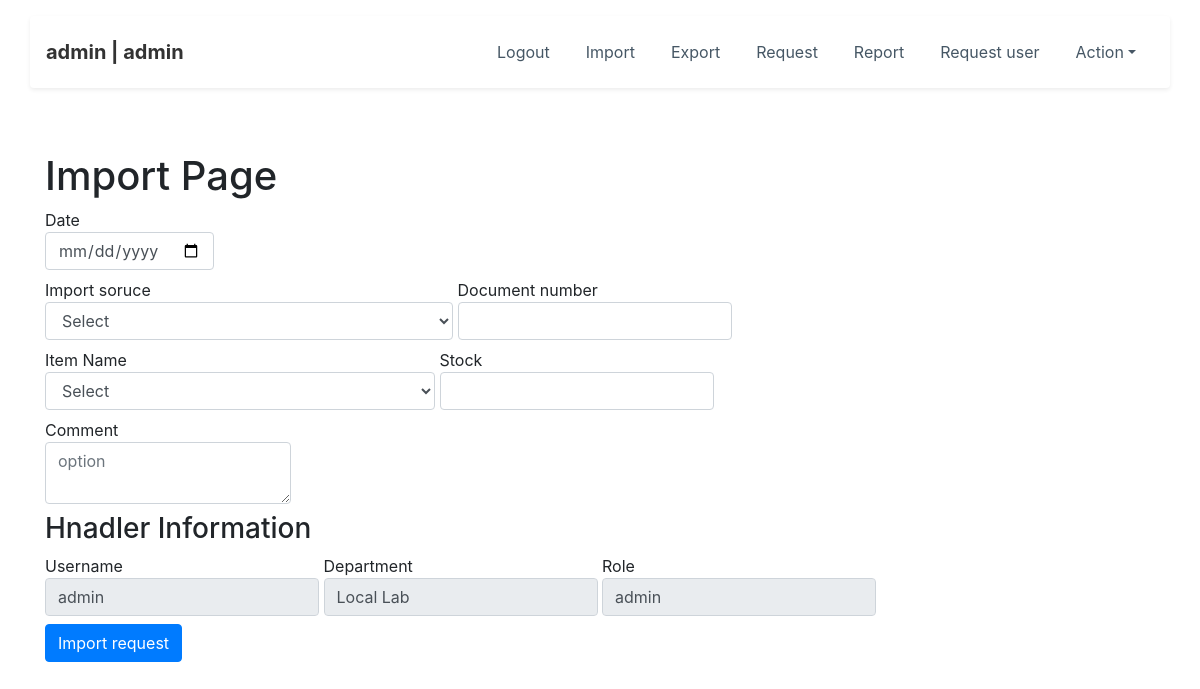
/import/ (signed in), run on the app's committed database.
### home/models.py (models this page shows)
class roles(models.Model):
	role_id=models.CharField(max_length=100,default='')
	role_name = models.CharField(max_length=100,default='')
	def __str__(self):
		return self.role_name

class department(models.Model):
	dep_id=models.CharField(max_length=100,default='')
	dep_name = models.CharField(max_length=100,default='')
	def __str__(self):
		return self.dep_name

### home/views.py (the view)
# urls.py: path('import/', import_stock,name='import_page'),
@login_required(login_url='../login')
def import_stock(request):
	department_item,import_user,items,type_name,Action,user_req=get_params()
	can_access=['admin','wearhouse']
	role_control=get_user_role(str(request.user))
	if role_control not in can_access:
		return render(request,"access_denied.html",{"role_control":role_control})
	user_details=user_data.objects.filter(user_name=str(request.user))
	for i in user_details:
		print("___________________________________________")
		print(str(i.department))
		print(str(i.role_name))
		role=i.role_name
		department=i.department
		print("___________________________________________")
	if request.method == "POST":
		print("inpost")
		input_date=request.POST['date']
		import_useX=request.POST['import_user']
		import_item=request.POST['import_item']
		Stock=request.POST['Stock']
		Document=request.POST['Document']
		comment=request.POST['comment']
		sys_date=str(datetime.now())[:19]
		stock_data=stock_log3(user_request=import_useX,user_handler=str(request.user),date_input=input_date,date_sys=sys_date\
			,item_name=import_item,item_count=Stock,admin_name=str(request.user),admin_date=sys_date\
			,action_status="import action",info_7=comment,info_1=Document)
		stock_data.save()
		if stock_data.save():
			print("saved")
			return render(request,"import_page.html",{"info_page":"Done","import_name":import_user,\
		"items":items,"import_type":type_name\
		,"user_sys":request.user,"role":role,"department":department})
		else:
			return render(request,"import_page.html",{"import_name":import_user,\
		"items":items,"import_type":type_name\
		,"user_sys":request.user,"role":role,"department":department,"role_control":role_control,\
		"ADD":1})
	else:
		return render(request,"import_page.html",{"import_name":import_user,"items":items,"import_type":type_name\
		,"user_sys":request.user,"role":role,"department":department,"role_control":role_control})

### home/views.py (called while the page is built)
def  get_params():
	department_item=department.objects.all()
	import_user=data_to_import.objects.all()
	items=item_name2.objects.all()
	type_name=import_type.objects.all()
	Action=stock_log3.objects.values('action_status').distinct()
	user_req=stock_log3.objects.values('user_request').distinct()
	return department_item,import_user,items,type_name,Action,user_req

def get_user_role(user):
	data_to_check=user_data.objects.filter(user_name=user)
	role=''
	for i in data_to_check:
		role=i.role_name
	return str(role)

### templates/import_page.html (shortened to what this page needs)
{%  include 'nav.html'  %}
<div class="container">
		<h1>Import Page</h1>
		<form action="." method="POST">{% csrf_token  %}
		     	<label for="dateR">Date<input  required="true" class="form-control" id="dateR" type="date" name="date"></label>
		     	<br>
<label for="import_">Import soruce
<select  class="form-control selcls" name="import_user" id="cars" required="true">
	<option value="">Select</option>
</select>
</label>
<label for="batch">Document number<input class="form-control" id="batch" type="text" name="Document" value="{{ Document }}"  required="true"></label>
<br>
<label for="item">Item Name
<select class="form-control selcls" name="import_item" id="cars"  required="true">
	<option value="">Select</option>
</select>
</label>
<label for="Stock">Stock<input class="form-control" id="Stock" type="number" name="Stock"  required="true"></label>
<br>
<label for="user_sys">Comment<textarea placeholder="option" id="comment" name="comment" class="form-control" value="{{ comment }}"></textarea></label>
<br>
<h3>Hnadler Information</h3>
<label for="user_sys">Username<input class="form-control" id="user_sys" type="text" name="user_sys" value="{{ request.user }}" readonly="true" disabled="disabled"></label>
<label for="user_sys">Department<input class="form-control" id="user_sys" type="text" name="department" value="{{ department }}" readonly="true" disabled="disabled"></label>
<label for="user_sys">Role<input class="form-control" id="user_sys" type="text" name="role" value="{{ role }}" readonly="true" disabled="disabled"></label>
<br>
<button class="btn btn-primary" name="save" type="submit" >Import request</button>
</form>
</div>

### templates/nav.html (shortened to what this page needs)
<!DOCTYPE html>
<html>
<head>
    <link rel="stylesheet" href="/assets/bootstrap/css/bootstrap.min.css">
    <link rel="stylesheet" href="/assets/css/Google-Style-Login.css">
    <link rel="stylesheet" href="/assets/css/Navigation-Clean.css">
    <link rel="stylesheet" href="/assets/css/styles.css">
</head>
<body>
    <nav class="navbar navbar-light navbar-expand-md navigation-clean">
        <div class="container shadow-sm p-3 mb-5 bg-white rounded"><a class="navbar-brand" href="#">{{request.user}} | {{ role_control }}</a>
            <div class="collapse navbar-collapse"
                id="navcol-1">
                <ul class="nav navbar-nav ml-auto">
                    <li class="nav-item custom" role="presentation"><a class="nav-link" href="{% url 'logout_page' %}">Logout</a></li>
                    {%  if role_control == "admin" %}
                    <li class="nav-item custom" role="presentation"><a class="nav-link" href="{% url 'import_page' %}">Import</a></li>
                    <li class="nav-item custom" role="presentation"><a class="nav-link" href="{% url 'export_page' %}">Export</a></li>
                    <li class="nav-item custom" role="presentation"><a class="nav-link" href="{% url 'request_page' %}">Request</a></li>
                    <li class="nav-item custom" role="presentation"><a class="nav-link" href="{% url 'report_page' %}">Report</a></li>
                    <li class="nav-item custom" role="presentation"><a class="nav-link" href="{% url 'request_page_user' %}">Request user</a></li>
                    <li class="nav-item dropdown"><a class="dropdown-toggle nav-link" data-toggle="dropdown" aria-expanded="false" href="#">Action</a>
                    </li>
                    {% endif %}
                </ul>
            </div>
        </div>
    </nav>
</body>
</html>

### assets/css/Navigation-Clean.css (style rules this page uses)
.navigation-clean { background: #fff; padding-top: .75rem; padding-bottom: .75rem; color: #333; border-radius: 0; box-shadow: none; border: none; margin-bottom: 0; }
@media (min-width:768px) { .navigation-clean { padding-top: 1rem; padding-bottom: 1rem; } }
.navigation-clean .navbar-brand { font-weight: bold; color: inherit; }
.navigation-clean .navbar-collapse, .navigation-clean .form-inline { border-top-color: #ddd; }
.navigation-clean.navbar .navbar-nav .nav-link { padding-left: 18px; padding-right: 18px; }
.navigation-clean.navbar-light .navbar-nav .nav-link { color: #465765; }

### data on the page
roles: role_name "admin", role "admin"
department: department "Local Lab"

### other printed values
{{ request.user }} "admin"
